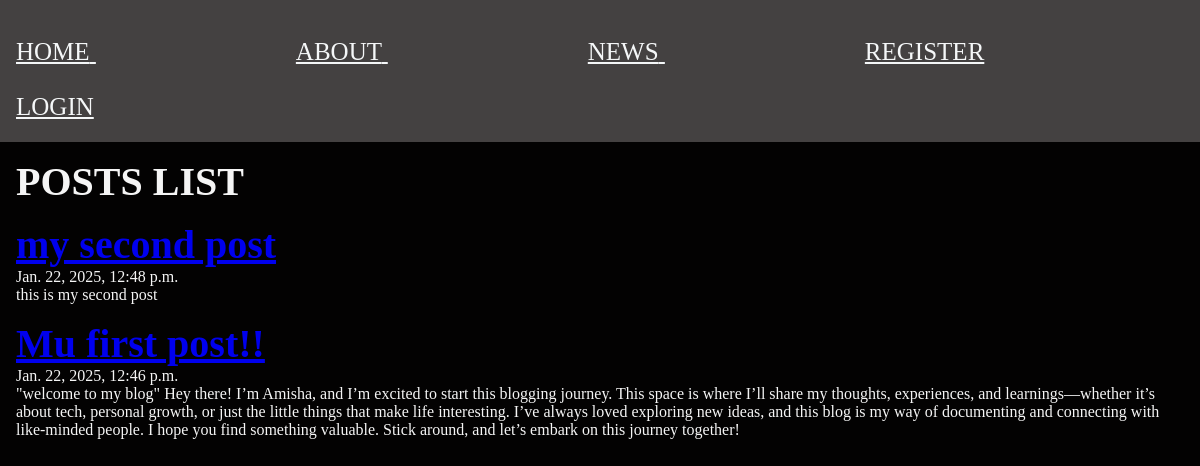
/posts/, run on an earlier commit of the app's database.
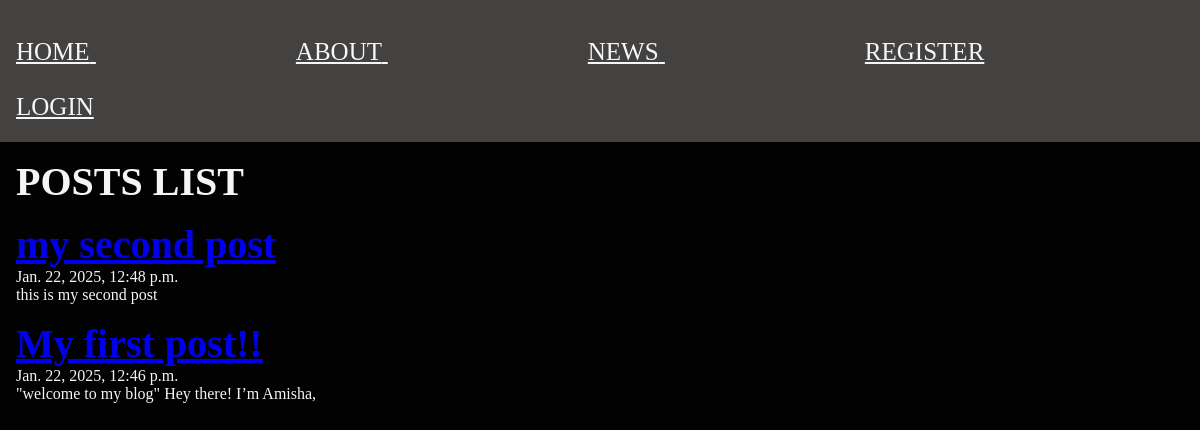
And on a later commit of the database.
### posts/models.py (models this page shows, shortened)
class Post(models.Model):
    title = models.CharField(max_length=75)
    body  = models.TextField()
    slug  = models.SlugField()
    date  = models.DateTimeField(auto_now_add=True)
    banner=models.ImageField(default='fallback.png',blank=True)

### posts/views.py (the view)
# urls.py: path('',views.posts_list,name="list"),
def posts_list(request):
    posts = Post.objects.all().order_by('-date')
    return render(request, 'posts/posts_list.html', {'posts':posts})

### posts/templates/posts/posts_list.html (shortened to what this page needs)
{% extends "layout.html" %}
 {% block content%}
 <section>
 <h1>POSTS LIST</h1>
  {% for post in posts %}
  <article class="post">
    <h2>
        <a href="{% url 'posts:page' slug=post.slug %}">
            {{ post.title }}
        </a>
    </h2>
    <p>{{ post.date }}</p>
    <p>{{ post.body }}</p>
  </article>
  {% endfor %}
</section>
 {% endblock %}

What changed in the data, as far as the page shows it:
changed Post: title "Mu first post!!" → "My first post!!"; body "…Hey there! I’m Amisha, and I’m excited to start this blogging journey. This space is where I’ll share my thoughts, experiences, and learnings—whether it’s about tech, personal growth, or just the little things that make life interesting. I’ve always loved exploring new ideas, and this blog is my way of documenting and connecting with like-minded people. I hope you find something valuable. Stick around, and let’s embark on this journey together!" → "\"welcome to my blog\" Hey there! I’m Amisha,"
